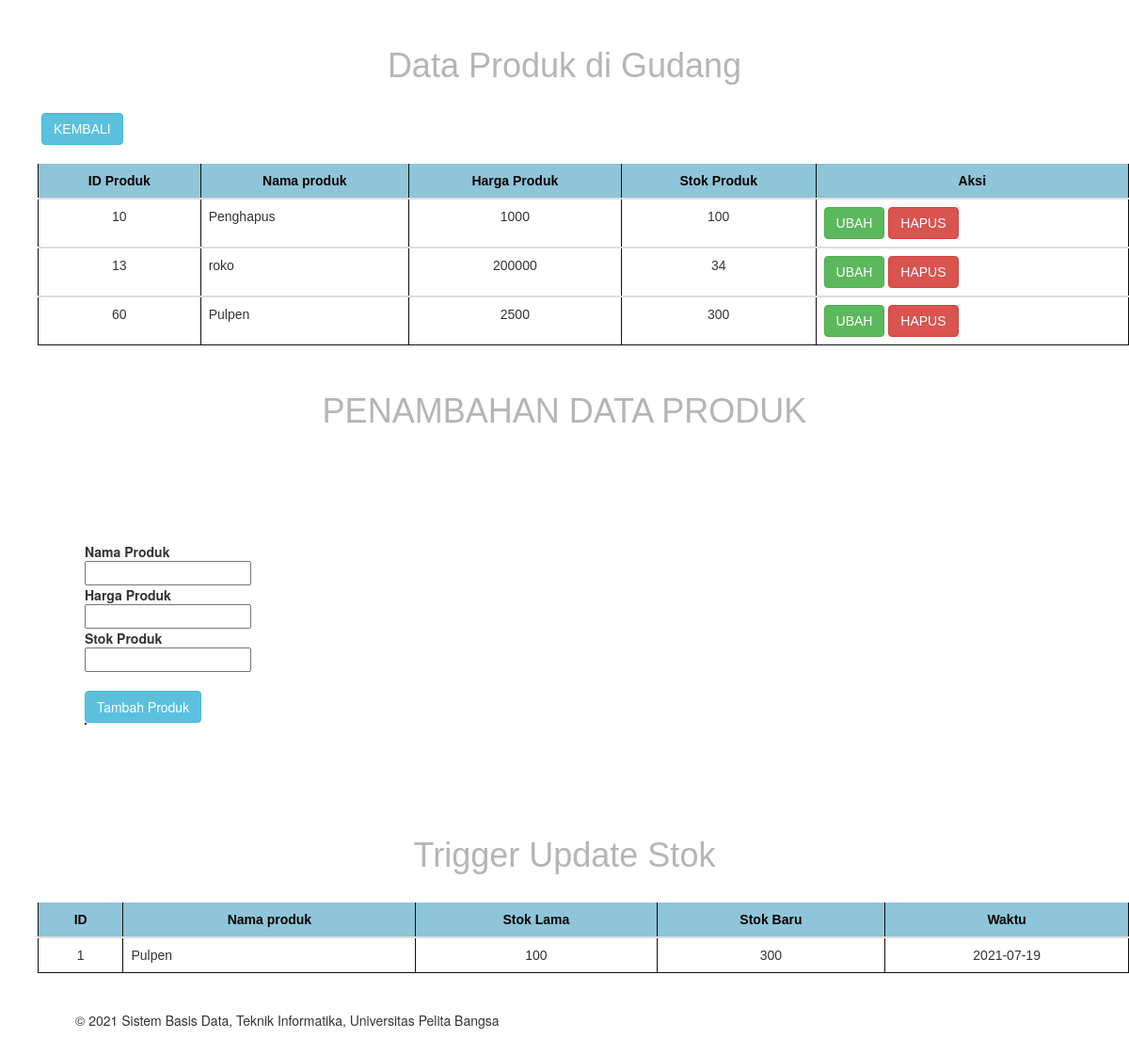
/produk.php, run on the app's committed database.
### tables this page shows
CREATE TABLE `produk` (
  `id_prd` int(11) NOT NULL,
  `kode_prd` varchar(30) DEFAULT NULL,
  `nama_prd` varchar(30) DEFAULT NULL,
  `harga_prd` int(11) DEFAULT NULL,
  `stok_prd` int(11) DEFAULT NULL
);

CREATE TABLE `log_produk` (
  `id_log` int(11) NOT NULL,
  `nama_prd` varchar(30) DEFAULT NULL,
  `stok_lama` int(11) DEFAULT NULL,
  `stok_baru` int(11) DEFAULT NULL,
  `waktu` date DEFAULT NULL
);

### produk.php (the view, shortened to what this page needs)
<!DOCTYPE html>
<html lang="en">
    <head>
        <link rel="stylesheet" href="style.css">
        <link rel="stylesheet" href="https://maxcdn.bootstrapcdn.com/bootstrap/3.4.1/css/bootstrap.min.css">
        <link rel="stylesheet" href="https://cdnjs.cloudflare.com/ajax/libs/font-awesome/4.7.0/css/font-awesome.min.css">
    </head>
    <br>
    <body>
            <div id="container">
        <header>
            <h1><center>Data Produk di Gudang</center></h1>
        </header>
        <ul>
            <nav>
                <a class="btn btn-info" href="index.php">KEMBALI</a>
            </nav>
            <br>
            <table  class="table" >
                <thead>
                    <tr>
                        <th><center>ID Produk</center></th>
                        <th><center>Nama produk</center></th>
                        <th><center>Harga Produk</center></th>
                        <th><center>Stok Produk</center></th>
                        <th><center>Aksi</center></th>
                    </tr>
                </thead>
                <?php
                include 'config.php';
                $sql = 'SELECT * FROM  produk';
                $query = mysqli_query($conn, $sql);
                while ($row = mysqli_fetch_array($query))
                {
                    ?>
                <tbody>
                    <tr>
                        <td><center><?php echo $row['id_prd']?></center></td>
                        <td><?php echo $row['nama_prd']?></td>
                        <td><center><?php echo $row['harga_prd']?></center></td>
                        <td><center><?php echo $row['stok_prd']?></center></td>
                        <td>
                            <a class="btn btn-success" onclick="return confirm('Data akan diubah?');" href="edit_produk.php?id=<?= $row['id_prd']; ?>">UBAH</a>
                            <a class="btn btn-danger" onclick="return confirm('Data akan dihapus?');" href="delete1.php?id=<?= $row['id_prd']; ?>"> HAPUS</a>
                        </td>
                    </tr>
                </tbody>
                <?php
                }
                ?>
            </table>
        </ul>
        <header>
            <h1><center>PENAMBAHAN DATA PRODUK</center></h1>
        </header>
            <form action="" method="post" name="form1">
                <table border = "0" >
                    <tr>
                        <div class="input">
                            <b>Nama Produk</b> <br> <input type="text" name="nama_prd">
                        </div>
                    </tr>
                        <div class="input">
                            <b>Harga Produk</b> <br> <input type="text" name="harga_prd">
                        </div>
                        <div class="input">
                            <b>Stok Produk</b> <br> <input type="text" name="stok_prd">
                        </div>
                    <br>
                    <tr>
                        <input type="submit" class="btn btn-info" name="Submit" value="Tambah Produk">
                    </tr>
                </table>
            </form>
</body>
<body>
        <header>
            <h1><center>Trigger Update Stok</center></h1>
        </header>
        <ul>
            <table  class="table" >
                <thead>
                    <tr>
                        <th><center>ID</center></th>
                        <th><center>Nama produk</center></th>
                        <th><center>Stok Lama</center></th>
                        <th><center>Stok Baru</center></th>
                        <th><center>Waktu</center></th>
                    </tr>
                </thead>
                <?php
                include 'config.php';
                $sql = 'SELECT * FROM  log_produk';
                $query = mysqli_query($conn, $sql);
                while ($row = mysqli_fetch_array($query))
                {
                    ?>
                <tbody>
                    <tr>
                        <td><center><?php echo $row['id_log']?></center></td>
                        <td><?php echo $row['nama_prd']?></td>
                        <td><center><?php echo $row['stok_lama']?></center></td>
                        <td><center><?php echo $row['stok_baru']?></center></td>
                        <td><center><?php echo $row['waktu']?></center></td>
                    </tr>
                </tbody>
                <?php
                }
                ?>
            </table>
</body>
<br>
    <ul>
    <footer>
        <p>&copy; 2021 Sistem Basis Data, Teknik Informatika, Universitas Pelita Bangsa</p>
    </footer>
    </ul>
    <br>
</html>

### style.css (style rules this page uses)
body { line-height:1; font-size:100%; font-family:'Lucida Sans', sans-serif; color:#5a5a5a; }
header { font-family:'Lucida Sans', sans-serif; font-size: 20px; padding: 15px; }
header h1 { font-family:'Lucida Sans', sans-serif; margin: 15px 10px; color: #b5b5b5; }
nav { margin: 0 4px; font-size: 20px; font-family:'Lucida Sans', sans-serif; color: rgb(44, 44, 184); }
table { border-collapse:collapse; font-family:'Lucida Sans', sans-serif; color:#333333; }
table th { background:#8ec5d8; color:#0a0000; font-weight:bold; font-size:14px; }
table th, td { vertical-align:top; padding:5px 10px; border:1px solid #0f0f0f; }
table tr { background:#FFFF; }
form { margin: 90px; }
.btn { margin-bottom: auto; }

### data on the page
produk: id_prd "10", nama_prd "Penghapus", harga_prd "1000", stok_prd "100"
produk: id_prd "13", nama_prd "roko", harga_prd "200000", stok_prd "34"
produk: id_prd "60", nama_prd "Pulpen", harga_prd "2500", stok_prd "300"
log_produk: id_log "1", nama_prd "Pulpen", stok_lama "100", stok_baru "300", waktu "2021-07-19"
